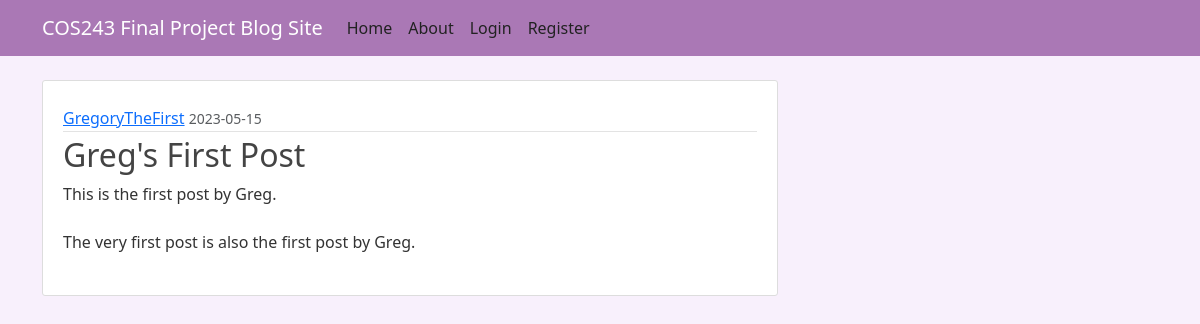
/post/1, run on the app's committed database.
### blog_app/models.py (models this page shows, shortened)
class User(db.Model, UserMixin):
	id = db.Column(db.Integer, primary_key=True)
	username = db.Column(db.String(20), unique=True,nullable=False)
	email = db.Column(db.String(120), unique=True,nullable=False)
	image_file = db.Column(db.String(20), nullable=False, default="default.jpg")
	password =  db.Column(db.String(60), nullable=False)
	posts = db.relationship("Post", backref="author", lazy=True)

class Post(db.Model):
	id = db.Column(db.Integer, primary_key=True)
	title = db.Column(db.String(100), nullable=False)
	date_posted = db.Column(db.DateTime, nullable=False, default=datetime.utcnow)
	content = db.Column(db.Text, nullable=False)
	user_id = db.Column(db.Integer, db.ForeignKey("user.id"), nullable=False)

### blog_app/routes.py (the view)
@app.route("/post/<int:post_id>")
def post(post_id):
	post = Post.query.get_or_404(post_id)
	return render_template("post.html", title=post.title, post=post)

### blog_app/templates/post.html (shortened to what this page needs)
{% extends "layout.html" %}
{% block content %}
    <article class="media content-section">
        <div class="media-body">
            <div class="article-metadata">
                <a class="mr-2" href="#">{{ post.author.username }}</a>
                <small class="text-muted">{{ post.date_posted.strftime("%Y-%m-%d") }}</small>
            </div>
            <h2 class="article-title">{{ post.title }}</h2>
            <p class="article-content">{{ post.content }}</p>
        </div>
    </article>
{% endblock content %}

### blog_app/static/main.css (style rules this page uses)
body { background: #f8f0fc; color: #333333; margin-top: 5rem; }
h1, h2, h3, h4, h5, h6 { color: #444444; }
.content-section { background: #ffffff; padding: 25px 20px; border: 1px solid #dddddd; border-radius: 3px; margin-bottom: 20px; }
.article-title { color: #444444; }
.article-content { white-space: pre-line; }
.article-metadata { padding-bottom: 1px; margin-bottom: 4px; border-bottom: 1px solid #e3e3e3 }

### data on the page
User: author.username "GregoryTheFirst"
Post: date_posted "2023-05-15", title "Greg's First Post", content "This is the first post by Greg. The very first post is also the first post by Greg."
